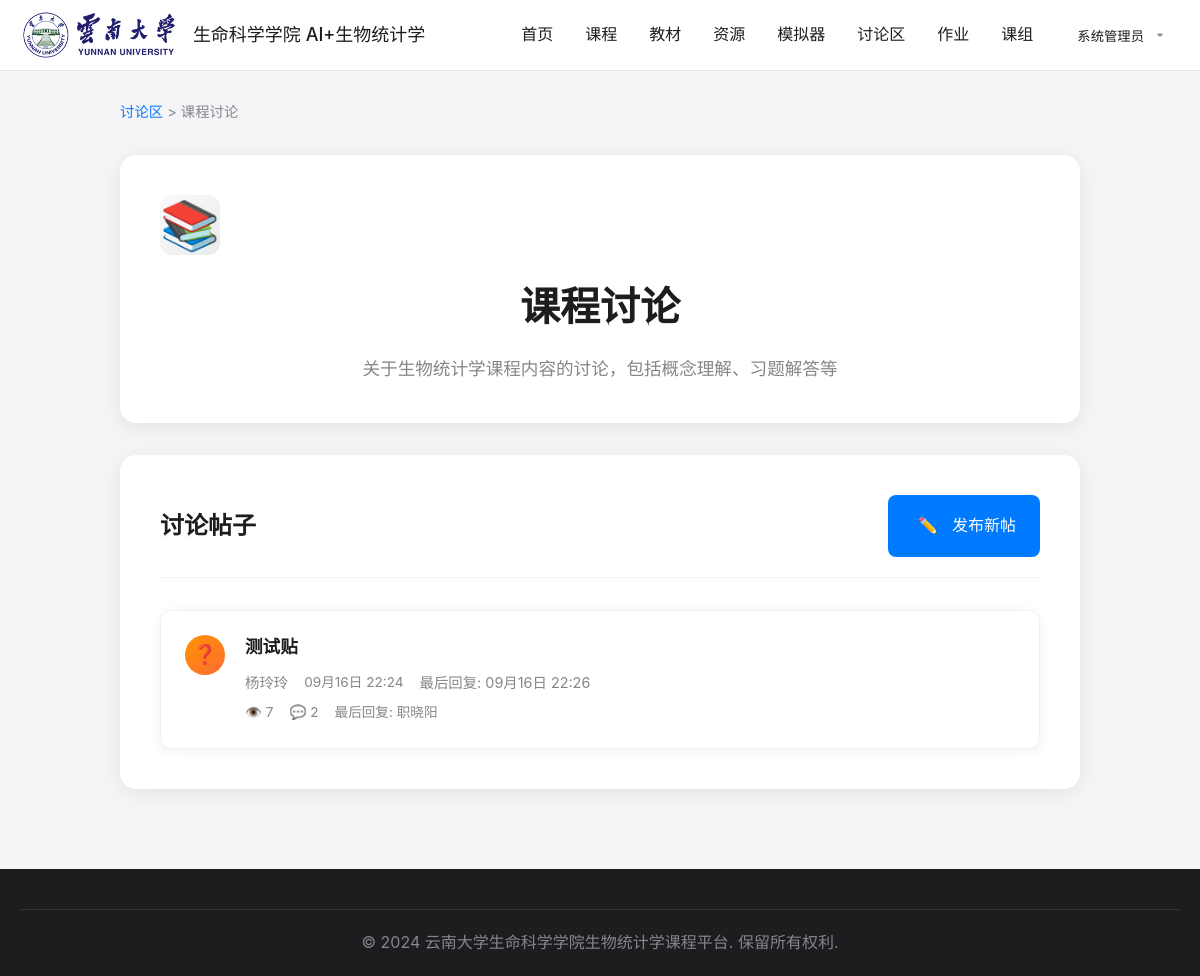
Page /forum/category/1/ (signed in) on the earlier database version.
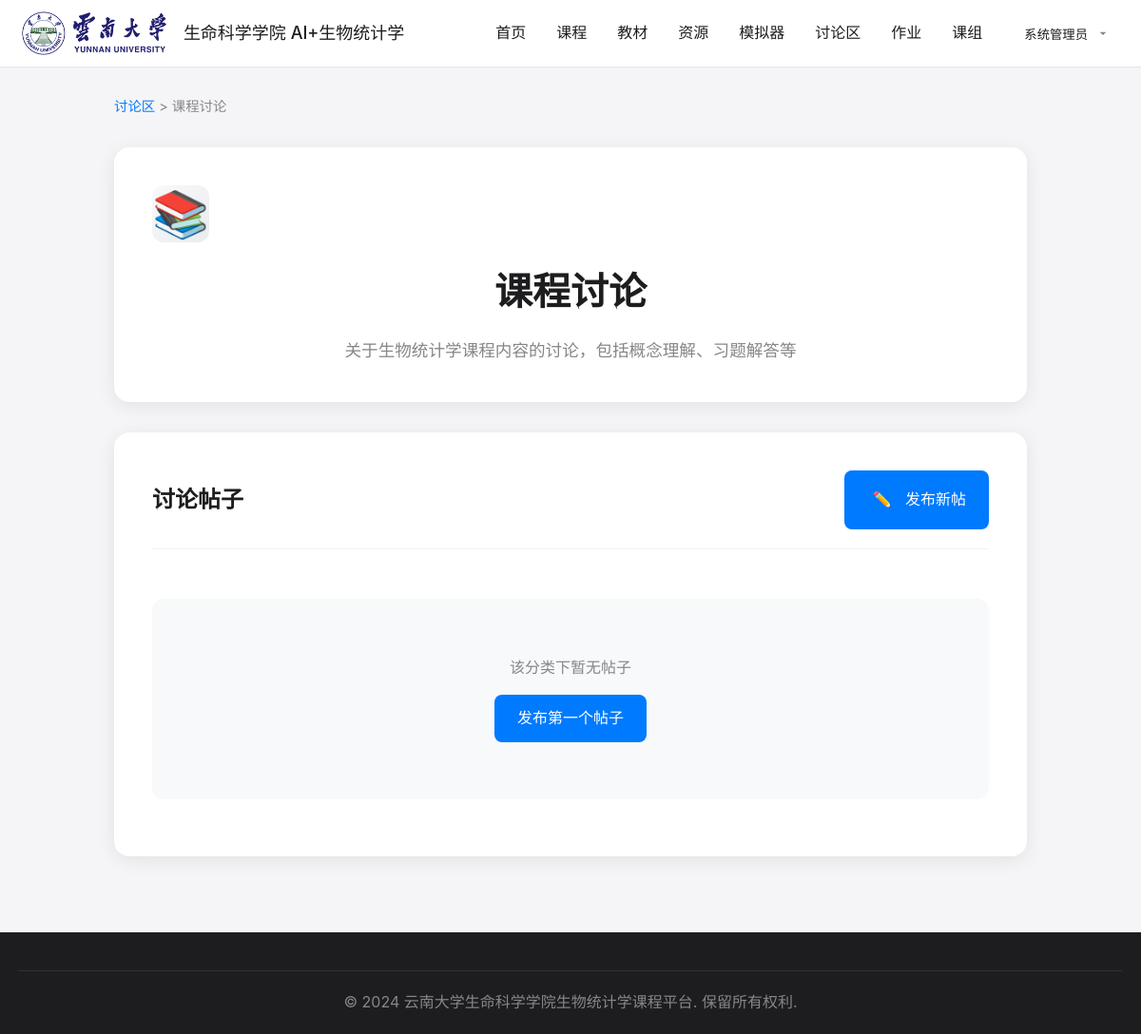
Same page on the later database version.
### core/models.py (models this page shows, shortened)
class ForumPost(models.Model):
    POST_TYPE_CHOICES = [
        ('discussion', '讨论帖'),
        ('question', '问答帖'),
        ('announcement', '公告帖'),
    ]
    VISIBILITY_CHOICES = [
        ('public', '完全开放'),
        ('class_only', '教学班内可见'),
        ('teacher_only', '私信给教师'),
    ]
    title = models.CharField(
        max_length=200,
        verbose_name='标题'
    )
    content = models.TextField(
        verbose_name='内容'
    )
    post_type = models.CharField(
        max_length=20,
        choices=POST_TYPE_CHOICES,
        default='discussion',
        verbose_name='帖子类型'
    )
    visibility = models.CharField(
        max_length=20,
        choices=VISIBILITY_CHOICES,
        default='public',
        verbose_name='可见性',
        help_text='完全开放：所有注册用户可见；教学班内可见：同教学班学生和任课教师可见；私信给教师：仅作者和任课教师可见'
    )
    category = models.ForeignKey(
        ForumCategory,
        on_delete=models.CASCADE,
        verbose_name='分类'
    )
    author = models.ForeignKey(
        User,
        on_delete=models.CASCADE,
        verbose_name='作者'
    )
    teaching_class = models.ForeignKey(
        'TeachingClass',
        on_delete=models.CASCADE,
        null=True,
        blank=True,
        verbose_name='关联教学班',
        help_text='学生发帖时自动关联其所在教学班，用于权限控制'
    )
    is_pinned = models.BooleanField(
        default=False,
        verbose_name='是否置顶'
    )
    is_locked = models.BooleanField(
        default=False,
        verbose_name='是否锁定'
    )
    view_count = models.PositiveIntegerField(
        default=0,
        verbose_name='浏览次数'
    )
    reply_count = models.PositiveIntegerField(
        default=0,
        verbose_name='回复数量'
    )
    last_reply_at = models.DateTimeField(
        null=True,
        blank=True,
        verbose_name='最后回复时间'
    )
    last_reply_by = models.ForeignKey(
        User,
        on_delete=models.SET_NULL,
        null=True,
        blank=True,
        related_name='last_replies',
        verbose_name='最后回复者'
    )
    created_at = models.DateTimeField(
        auto_now_add=True,
        verbose_name='创建时间'
    )
    updated_at = models.DateTimeField(
        auto_now=True,
        verbose_name='更新时间'
    )
    class Meta:
        verbose_name = '讨论帖子'
        verbose_name_plural = '讨论帖子'
        ordering = ['-is_pinned', '-last_reply_at', '-created_at']
    def can_view(self, user):
        if not user.is_authenticated:
            return False
        if self.author == user:
            return True
        if user.user_type == 'admin':
            return True

class User(AbstractUser):
    USER_TYPE_CHOICES = [
        ('admin', '管理员'),
        ('teacher', '教师'),
        ('student', '学生'),
    ]
    user_type = models.CharField(
        max_length=10,
        choices=USER_TYPE_CHOICES,
        default='student',
        verbose_name='用户类型'
    )
    real_name = models.CharField(
        max_length=50,
        verbose_name='真实姓名'
    )
    class Meta:
        verbose_name = '用户'
        verbose_name_plural = '用户'

### core/views.py (the view)
# urls.py: path('forum/category/<int:category_id>/', views.forum_category, name='forum_category'),
@login_required
def forum_category(request, category_id):
    category = get_object_or_404(ForumCategory, id=category_id, is_active=True)
    all_posts = ForumPost.objects.filter(category=category).select_related('author', 'last_reply_by', 'teaching_class')
    posts = [post for post in all_posts if post.can_view(request.user)]
    context = {
        'title': f'{category.name} - 讨论区',
        'category': category,
        'posts': posts,
    }
    return render(request, 'core/forum/category.html', context)

### core/templatetags/chinese_name.py (called while the page is built, shortened)
@register.filter
def chinese_full_name(user):
    if hasattr(user, 'real_name') and user.real_name:
        return user.real_name

@register.filter
def chinese_name_initial(user):
    full_name = chinese_full_name(user)
    return full_name[0].upper() if full_name else user.username[0].upper()

### templates/core/forum/category.html (shortened to what this page needs)
{% extends 'base.html' %}
{% load static %}
{% load chinese_name %}
{% block content %}
<div class="post-detail-container">
    <nav class="breadcrumb" style="margin-bottom: 32px;">
        <a href="{% url 'core:forum_index' %}">讨论区</a> > {{ category.name }}
    </nav>
    <div class="category-header">
        <div class="category-icon" style="font-size: 3rem; margin-bottom: 20px;">{{ category.icon }}</div>
        <h1 class="category-title">{{ category.name }}</h1>
        {% if category.description %}
        <p class="category-description">{{ category.description }}</p>
        {% endif %}
    </div>
    <div class="category-posts">
        <div class="category-posts-header">
            <h2 class="posts-title">讨论帖子</h2>
            {% if user.is_authenticated %}
            <a href="{% url 'core:forum_new_post' %}" class="btn btn-primary">
                <span class="btn-icon">✏️</span>
                发布新帖
            </a>
            {% endif %}
        </div>
        <div class="posts-list">
            {% for post in posts %}
            <div class="post-item">
                <div class="post-type-badge post-type-{{ post.post_type }}">
                    {% if post.post_type == 'question' %}❓
                    {% elif post.post_type == 'announcement' %}📢
                    {% else %}💬{% endif %}
                </div>
                <div class="post-content">
                    <h3><a href="{% url 'core:forum_post_detail' post.id %}">
                        {% if post.is_pinned %}📌 {% endif %}{{ post.title }}
                    </a></h3>
                    <div class="post-meta">
                        <span class="post-author">{{ post.author|chinese_full_name }}</span>
                        <span class="post-time">{{ post.created_at|date:"m月d日 H:i" }}</span>
                        {% if post.last_reply_at %}
                        <span class="last-reply">最后回复: {{ post.last_reply_at|date:"m月d日 H:i" }}</span>
                        {% endif %}
                    </div>
                    <div class="post-stats">
                        <span>👁️ {{ post.view_count }}</span>
                        <span>💬 {{ post.reply_count }}</span>
                        {% if post.last_reply_by %}
                        <span>最后回复: {{ post.last_reply_by|chinese_full_name }}</span>
                        {% endif %}
                    </div>
                </div>
            </div>
            {% empty %}
            <div class="no-posts">
                <p>该分类下暂无帖子</p>
                {% if user.is_authenticated %}
                <p><a href="{% url 'core:forum_new_post' %}" class="btn btn-primary" style="margin-top: 16px;">发布第一个帖子</a></p>
                {% endif %}
            </div>
            {% endfor %}
        </div>
    </div>
</div>
{% endblock %}

Differences in the rows shown:
removed ForumPost: title "测试贴", author|chinese_full_name "杨玲玲", created_at "09月16日 22:24", last_reply_at "09月16日 22:26", view_count "7", reply_count "2", last_reply_by|chinese_full_name "职晓阳"
Other differences:
text now shown: "该分类下暂无帖子 发布第一个帖子"
